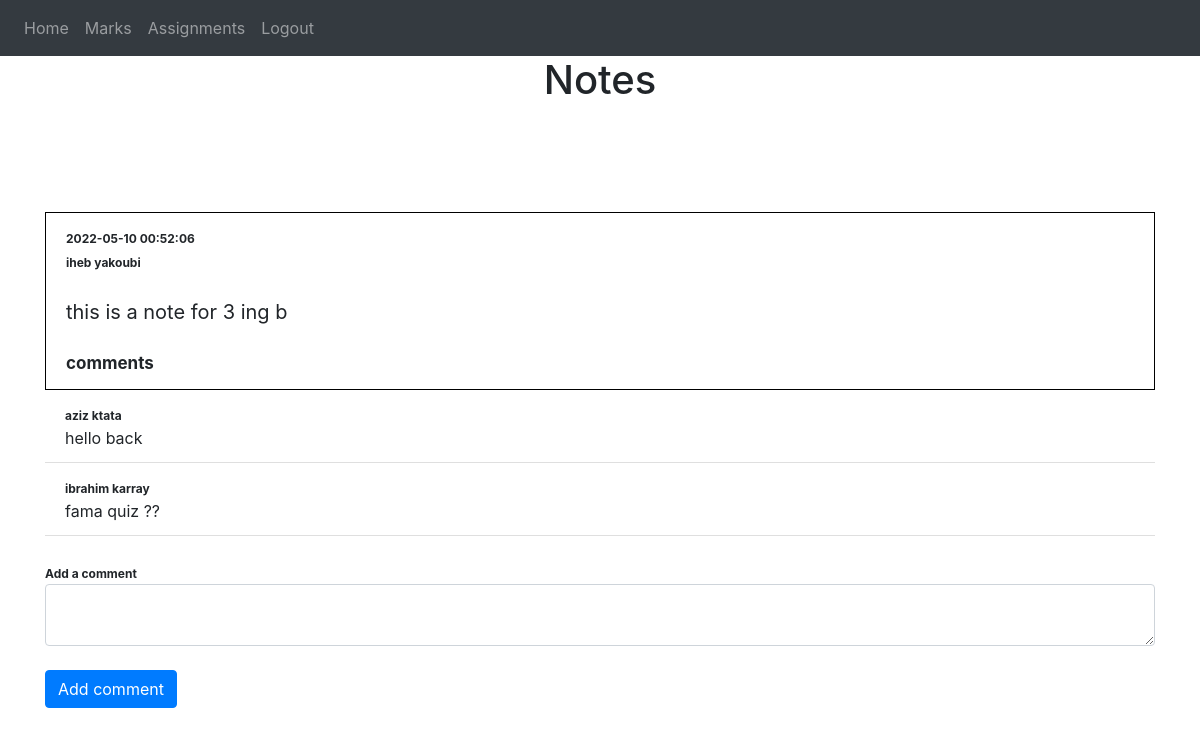
The app's page /studentHome (signed in) with its own data.
### website/models.py (models this page shows)
class Note(db.Model):
    id = db.Column(db.Integer, primary_key=True)
    data = db.Column(db.String(10000))
    date = db.Column(db.DateTime(timezone=True), default=func.now())
    username = db.Column(db.String(300))
    user_id = db.Column(db.Integer, db.ForeignKey('user.id'))
    classe = db.Column(db.String(20))
    comments = db.relationship('Comment')

class Comment(db.Model):
    id = db.Column(db.Integer, primary_key=True)
    data = db.Column(db.String(10000))
    date = db.Column(db.DateTime(timezone=True), default=func.now())
    username = db.Column(db.String(300))
    note_id = db.Column(db.Integer, db.ForeignKey('note.id'))

### website/views.py (the view)
@views.route('/studentHome', methods=['GET'])
@login_required
def studentHome():
    notes=Note.query.filter_by(classe=current_user.classe)
    return render_template("studentHome.html", user=current_user,notes=notes)

### website/__init__.py (called while the page is built)
def create_app():
    app = Flask(__name__)
    app.config['SECRET_KEY'] = 'sesamesecretappkey'
    app.config['SQLALCHEMY_DATABASE_URI'] = f'sqlite:///{DB_NAME}'
    db.init_app(app)
    from .views import views
    from .auth import auth
    app.register_blueprint(views, url_prefix='/')
    app.register_blueprint(auth, url_prefix='/')
    from .models import User, Note ,Comment
    create_database(app)
    login_manager = LoginManager()
    login_manager.login_view = 'auth.login'
    login_manager.init_app(app)
    @login_manager.user_loader
    def load_user(id):
        return User.query.get(int(id))
    return app

### website/templates/studentHome.html (shortened to what this page needs)
{% extends "base.html" %} {% block title %}Home{% endblock %} {% block content
    %}
    <h1 align="center">Notes</h1>
    <ul class="list-group list-group-flush" id="notes" style="margin-bottom: 100px;">
      {% for note in notes %}
      <li class="list-group-item" style="margin-top: 100px; border:1px solid black;">
        <span  align="right" style="font-weight:bold; font-size:12px">{{note.date}}</span><br/>
        <span style="font-weight:bold; font-size:12px">{{note.username}}</span><br/>
        <br/>
        <span style="font-size:20px">{{ note.data }}</span>
        <br/> <br/>
          <span style="font-size:17px ; font-weight:bold">comments</span>
          {% for comment in note.comments %}
          <li class="list-group-item">
            <span style="font-weight:bold; font-size:12px">{{comment.username}}</span><br/>
            {{ comment.data }}
          {% endfor %}
        </li>
        <div>
          <br/>
          <form method="post" action="http://127.0.0.1:5000/comment/{{note.id}}">
            <span style="font-size:12px ; font-weight:bold">Add a comment</span>
            <textarea name="comment" id="comment" class="form-control"></textarea>
            <br/>
            <button type="submit" class="btn btn-primary">Add comment</button>
          </form>
        </div>
      </li>
      {% endfor %}
    </ul>
    {% endblock %}

### records on screen
Note: date "2022-05-10 00:52:06", username "iheb yakoubi", data "this is a note for 3 ing b"
Comment: username "aziz ktata", data "hello back"
Comment: username "ibrahim karray", data "fama quiz ??"
